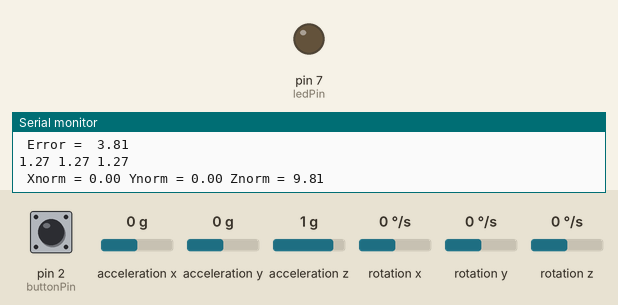
Simulated run of this sketch. Board: Arduino Mega 2560, built with avr-gcc and run on an emulated ATmega2560. Parts: output pins drawn as LEDs (lit = HIGH), the last lines printed to the serial monitor. The inputs (shaded band) are chosen by the test bench; at power-on: pin 2 (buttonPin) LOW, acceleration x 0 g, acceleration y 0 g, acceleration z 1 g, rotation x 0 °/s, rotation y 0 °/s, rotation z 0 °/s.

Above: at 1.2 s.
1.3 s: pin 2 (buttonPin) pulled HIGH for 0.15 s
At 1.39 s:
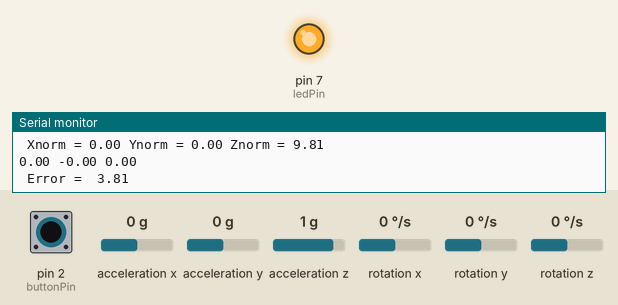
2.9 s: pin 2 (buttonPin) pulled HIGH for 3.2 s
At 6.9 s:
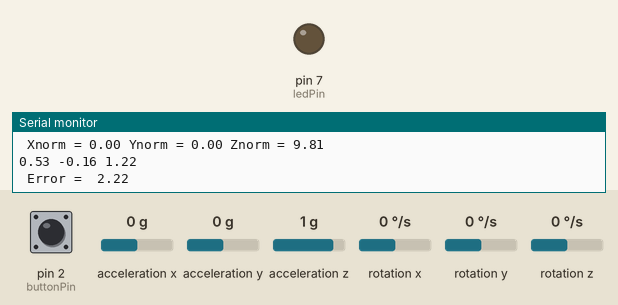
Timing chart, 0 to 8.4 s (numbered marks = the images above; inputs shaded):
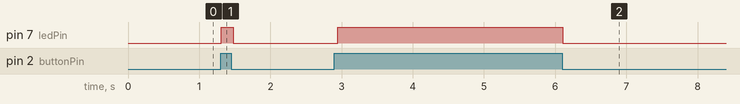

Measured:
- after the input at 1.3 s, pin 7 (ledPin): LOW → HIGH at once, → LOW 0.17 s later
- after the input at 2.9 s, pin 7 (ledPin): LOW → HIGH at once, → LOW 3.2 s later

The sketch:

GestureMatching.ino
```cpp
// (licence header left out)
#include <EEPROM.h>
#include <Wire.h>
#include <MPU6050.h>
#include <math.h>
MPU6050 mpu;

/*Define a struct to access and store the gesture template from EEPROM*/
int XaxisModel,YaxisModel,ZaxisModel;
struct GestureLoc{
  double XLoc;
  double YLoc;
  double ZLoc;
  }model;

/* Initialize some basic data*/
const int buttonPin = 2;  //Initalize Pin2 as the input of button
const int ledPin =  7;    // Initialize Pin7 as the output of button. If the button is pressed, Pin7 is high.
/* Initialize the accelerometer's data.
* I use Acceleration to calculate displacement: Velocity.Now=Velocity.Previous+(Acceleration.Previous+Acceleration.Now)*SamplingInterval/2,
* and Displacement.Now=Displacement.Previous+(Velocity.Previous+Velocity.Now)*SamplingInterval/2*/
double xAcceFormer=0;double yAcceFormer=0;double zAcceFormer=0;
double xAcceNow=0;double yAcceNow=0;double zAcceNow=0;
double xVelFormer=0;double yVelFormer=0;double zVelFormer=0;
double xVelNow=0;double yVelNow=0;double zVelNow=0;
double xLocFormer=0;double yLocFormer=0;double zLocFormer=0;
double xLocNow=0;double yLocNow=0;double zLocNow=0;

/* Initialize the variable of the error between the template and the nw gesture*/
double error_Ges=0;
/* index indicades the sample qunatity of a gesture. In this example, I set 30 samples of a gesture.*/
int index=0;

int buttonState = 0;         /*variable for reading the pushbutton status*/

void setup() {
  // put your setup code here, to run once:

  /* initialize the LED pin as an output:*/
  pinMode(ledPin, OUTPUT);
  /* initialize the pushbutton pin as an input:*/
  pinMode(buttonPin, INPUT);

  Serial.begin(115200);

  Serial.println("Initialize MPU6050");

  /*Initialize MPU6050 and the default scale of accelerometer is +-2g*/
  while(!mpu.begin(MPU6050_SCALE_2000DPS, MPU6050_RANGE_2G))
  {
    Serial.println("Could not find a valid MPU6050 sensor, check wiring!");
    delay(500);
  }

  // If you want, you can set accelerometer offsets
  // mpu.setAccelOffsetX();
  // mpu.setAccelOffsetY();
  // mpu.setAccelOffsetZ();

  checkSettings();

}

void checkSettings()
{
  Serial.println();

  Serial.print(" * Sleep Mode:            ");
  Serial.println(mpu.getSleepEnabled() ? "Enabled" : "Disabled");

  Serial.print(" * Clock Source:          ");
  switch(mpu.getClockSource())
  {
    case MPU6050_CLOCK_KEEP_RESET:     Serial.println("Stops the clock and keeps the timing generator in reset"); break;
    case MPU6050_CLOCK_EXTERNAL_19MHZ: Serial.println("PLL with external 19.2MHz reference"); break;
    case MPU6050_CLOCK_EXTERNAL_32KHZ: Serial.println("PLL with external 32.768kHz reference"); break;
    case MPU6050_CLOCK_PLL_ZGYRO:      Serial.println("PLL with Z axis gyroscope reference"); break;
    case MPU6050_CLOCK_PLL_YGYRO:      Serial.println("PLL with Y axis gyroscope reference"); break;
    case MPU6050_CLOCK_PLL_XGYRO:      Serial.println("PLL with X axis gyroscope reference"); break;
    case MPU6050_CLOCK_INTERNAL_8MHZ:  Serial.println("Internal 8MHz oscillator"); break;
  }

  Serial.print(" * Accelerometer:         ");
  switch(mpu.getRange())
  {
    case MPU6050_RANGE_16G:            Serial.println("+/- 16 g"); break;
    case MPU6050_RANGE_8G:             Serial.println("+/- 8 g"); break;
    case MPU6050_RANGE_4G:             Serial.println("+/- 4 g"); break;
    case MPU6050_RANGE_2G:             Serial.println("+/- 2 g"); break;
  }

  Serial.print(" * Accelerometer offsets: ");
  Serial.print(mpu.getAccelOffsetX());
  Serial.print(" / ");
  Serial.print(mpu.getAccelOffsetY());
  Serial.print(" / ");
  Serial.println(mpu.getAccelOffsetZ());

  Serial.println();
}

void loop() {
  // put your main code here, to run repeatedly:

  /*Get the gesture from the template from EEPROM.
  * I only read one template here to test new gesture.
  *You could read more templates at here.*/

  /*Due to the previous processing that we multiply 100 add 128 to each sample so that they could be positive and large enough
  *Now, we substruct them*/
  XaxisModel=EEPROM.read(0)-128;
  YaxisModel=EEPROM.read(1)-128;
  ZaxisModel=EEPROM.read(2)-128;
  model.XLoc=(double)XaxisModel/100;
  model.YLoc=(double)YaxisModel/100;
  model.ZLoc=(double)ZaxisModel/100;

  Serial.print(model.XLoc);
  Serial.print(' ');
  Serial.print(model.YLoc);
  Serial.print(' ');
  Serial.println(model.ZLoc);

   buttonState = digitalRead(buttonPin);
   /*Get the datee from MPU6050*/
  Vector normAccel = mpu.readNormalizeAccel();
  double Xaxis,Yaxis,Zaxis;
  Xaxis=normAccel.XAxis;
  Yaxis=normAccel.YAxis;
  Zaxis=normAccel.ZAxis;

  /* check if the pushbutton is pressed. If it is, the buttonState is HIGH:*/
  if (buttonState == HIGH) {
    /* turn LED on:*/
    digitalWrite(ledPin, HIGH);
    if (index<30){
      /* Get 30 samples of a new gesture from MPU6050 */
      xAcceFormer=xAcceNow;yAcceFormer=yAcceNow;zAcceFormer=zAcceNow;
      xVelFormer=xVelNow;yVelFormer=yVelNow;zVelFormer=zVelNow;
      xLocFormer=xLocNow;yLocFormer=yLocNow;zLocFormer=zLocNow;

      /*Because of the influence of gravity, I need to substract gravity from each data and through my test, the gravty
      * component on X-axis is 0.4 m^2/s, the gravty component on Y-axis is -0.12 m^2/s*, and the gravty component on
      * Z-axis is 8.88 m^2/2*/
      xAcceNow=Xaxis+0.4;yAcceNow=Yaxis-0.12;zAcceNow=Zaxis-8.88;

      /*Use integral to compute Velocity by accelerometer*/
      xVelNow=xVelFormer+(xAcceNow+xAcceFormer)*0.05/2;
      yVelNow=yVelFormer+(yAcceNow+yAcceFormer)*0.05/2;
      zVelNow=zVelFormer+(zAcceNow+zAcceFormer)*0.05/2;

      /*Use integral to compute displacement by Velocity*/
      xLocNow=xLocFormer+(xVelNow+xVelFormer)*0.05/2;
      yLocNow=yLocFormer+(yVelNow+yVelFormer)*0.05/2;
      zLocNow=zLocFormer+(zVelNow+zVelFormer)*0.05/2;


      index=index+1;
    }

  } else {
    /* turn LED off:*/
    digitalWrite(ledPin, LOW);
    index=0;
  }
/*Compute the error between the displacement the new gesture and the displacement of template
* If the error is less than a threshold, for example 0.5, turn on the led; otherwise, turn the LED off*/
  error_Ges=fabs(model.XLoc-xLocNow)+fabs(model.YLoc-yLocNow)+fabs(model.ZLoc-zLocNow);
  if (error_Ges<0.5){
    digitalWrite(8, HIGH);
    } else{
      digitalWrite(8, LOW);}

  Serial.print(" Xnorm = ");
  Serial.print(normAccel.XAxis);
  Serial.print(" Ynorm = ");
  Serial.print(normAccel.YAxis);
  Serial.print(" Znorm = ");
  Serial.println(normAccel.ZAxis);
  Serial.print(xLocNow);
  Serial.print(' ');
  Serial.print(yLocNow);
  Serial.print(' ');
  Serial.println(zLocNow);
  Serial.print(" Error = ");
  Serial.print(' ');
  Serial.println(error_Ges);
  Serial.print('\n');

  delay(50);


}
```
